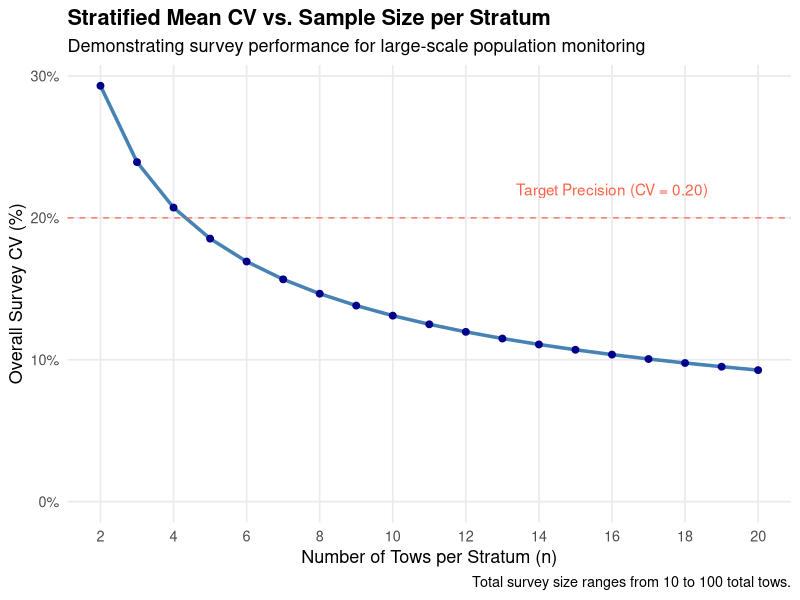
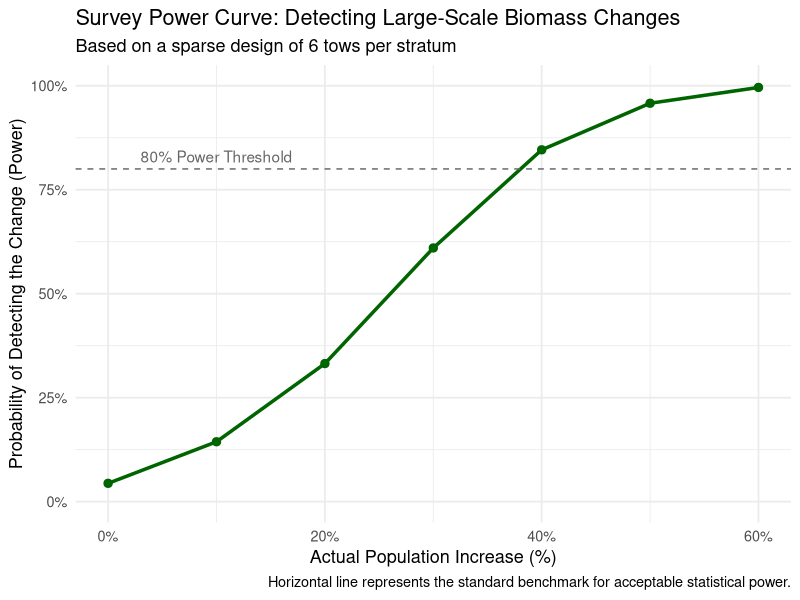
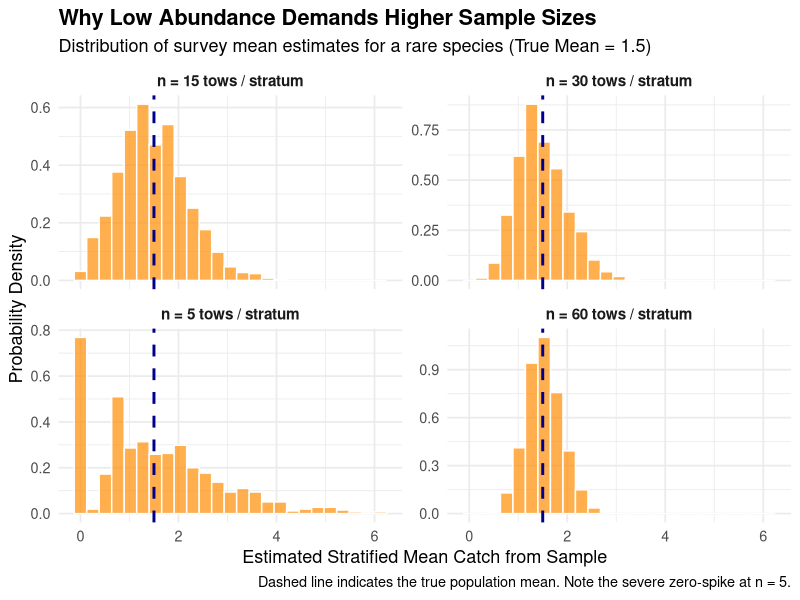

These charts were generated, in order, by the following R code:
## ---- chunk 1
# Load required libraries
library(tidyverse)

# 1. Define your survey strata characteristics
# We simulate a typical bottom trawl survey with large areas,
# high variance (patchy catch), and varying true mean abundances.
strata_scenarios <- tibble(
  stratum = c("Deep Basin", "Inshore Flats", "Gully", "Shelf Edge", "Central Plain"),
  area_km2 = c(5000, 8000, 2000, 3500, 12000),   # Large areas
  true_mean_catch = c(45, 12, 85, 30, 8),       # Highly variable across habitats
  true_sd = c(35, 15, 65, 22, 10)               # High standard deviation (patchiness)
) %>% 
  # Calculate stratum weights (W_h) based on relative area
  mutate(W_h = area_km2 / sum(area_km2))

# Calculate the true overall stratified mean for the whole population
true_strat_mean <- sum(strata_scenarios$W_h * strata_scenarios$true_mean_catch)


# 2. Evaluate CV across a range of sample sizes per stratum
# We look at sample sizes from 2 to 20 to see the effect of low sampling.
cv_analysis <- expand_grid(
  n_per_stratum = 2:20,
  stratum = strata_scenarios$stratum
) %>% 
  # Bring in the strata characteristics
  left_join(strata_scenarios, by = "stratum") %>% 
  # Calculate the variance component for each stratum: (W_h^2 * sd^2) / n
  mutate(stratum_var_contribution = (W_h^2 * true_sd^2) / n_per_stratum) %>% 
  # Aggregate across all strata for each sample size level
  group_by(n_per_stratum) %>% 
  summarize(
    total_survey_tows = sum(n_per_stratum),
    strat_variance = sum(stratum_var_contribution),
    strat_se = sqrt(strat_variance),
    strat_cv = strat_se / true_strat_mean
  )


# 3. Plot the relationship
ggplot(cv_analysis, aes(x = n_per_stratum, y = strat_cv)) +
  geom_line(color = "steelblue", size = 1.2) +
  geom_point(color = "darkblue", size = 2) +
  # Add a common management threshold benchmark (e.g., CV = 0.20 or 20%)
  geom_hline(yintercept = 0.20, linetype = "dashed", color = "tomato", alpha = 0.8) +
  annotate("text", x = 16, y = 0.22, label = "Target Precision (CV = 0.20)", color = "tomato") +
  # Formatting text and axes
  scale_y_continuous(labels = scales::percent_format(accuracy = 1), limits = c(0, NA)) +
  scale_x_continuous(breaks = seq(2, 20, by = 2)) +
  labs(
    title = "Stratified Mean CV vs. Sample Size per Stratum",
    subtitle = "Demonstrating survey performance for large-scale population monitoring",
    x = "Number of Tows per Stratum (n)",
    y = "Overall Survey CV (%)",
    caption = paste0("Total survey size ranges from ", min(cv_analysis$total_survey_tows), 
                     " to ", max(cv_analysis$total_survey_tows), " total tows.")
  ) +
  theme_minimal(base_size = 13) +
  theme(
    plot.title = element_text(face = "bold"),
    panel.grid.minor = element_blank()
  )
## ---- chunk 2
# 1. Define your baseline survey strata (same as before)
strata_baseline <- tibble(
  stratum = c("Deep Basin", "Inshore Flats", "Gully", "Shelf Edge", "Central Plain"),
  area_km2 = c(5000, 8000, 2000, 3500, 12000),
  mean_baseline = c(45, 20, 80, 40, 15),   # Adjusted slightly to ensure positive bounds
  sd_baseline = c(25, 10, 40, 18, 7)
) %>% 
  mutate(W_h = area_km2 / sum(area_km2))

# 2. Set up the simulation parameters
n_tows_per_stratum <- 6   # Adjust this to match your exact current sampling design
n_simulations <- 500     # Number of mock surveys to run per effect size
effect_sizes <- seq(0, 0.60, by = 0.10) # Testing 0% to 60% population increases

# 3. Build a massive vectorized grid of all tows across all simulations
set.seed(42) # For reproducibility
sim_tows <- expand_grid(
  effect_size = effect_sizes,
  sim_id = 1:n_simulations,
  stratum = strata_baseline$stratum,
  tow_id = 1:n_tows_per_stratum
) %>% 
  left_join(strata_baseline, by = "stratum") %>% 
  # Simulate individual catch data for Year 1 (Baseline) and Year 2 (Altered)
  mutate(
    catch_year1 = rnorm(n(), mean = mean_baseline, sd = sd_baseline),
    catch_year2 = rnorm(n(), mean = mean_baseline * (1 + effect_size), sd = sd_baseline)
  )

# 4. Aggregate individual tows to calculate stratified means & variances
sim_survey_results <- sim_tows %>% 
  group_by(effect_size, sim_id, stratum, W_h) %>% 
  summarize(
    mean_y1 = mean(catch_year1),
    var_y1  = var(catch_year1),
    mean_y2 = mean(catch_year2),
    var_y2  = var(catch_year2),
    .groups = "drop"
  ) %>% 
  # Combine strata using area weights for overall survey estimates
  group_by(effect_size, sim_id) %>% 
  summarize(
    strat_mean_y1 = sum(W_h * mean_y1),
    strat_var_y1  = sum((W_h^2 * var_y1) / n_tows_per_stratum),
    strat_mean_y2 = sum(W_h * mean_y2),
    strat_var_y2  = sum((W_h^2 * var_y2) / n_tows_per_stratum),
    .groups = "drop"
  ) %>% 
  # Run a Z-test/t-test equivalent on the difference between Year 1 and Year 2
  mutate(
    mean_diff = strat_mean_y2 - strat_mean_y1,
    se_diff   = sqrt(strat_var_y1 + strat_var_y2),
    z_stat    = mean_diff / se_diff,
    # Was the change statistically significant (alpha = 0.05)?
    significant = abs(z_stat) > 1.96
  )

# 5. Calculate statistical power (proportion of significant detections)
power_analysis <- sim_survey_results %>% 
  group_by(effect_size) %>% 
  summarize(power = mean(significant))

# 6. Plot the Power Curve
ggplot(power_analysis, aes(x = effect_size, y = power)) +
  geom_line(color = "darkgreen", size = 1.2) +
  geom_point(color = "darkgreen", size = 2.5) +
  # Add the standard 80% power threshold line
  geom_hline(yintercept = 0.80, linetype = "dashed", color = "grey40") +
  annotate("text", x = 0.10, y = 0.83, label = "80% Power Threshold", color = "grey40") +
  # Formatting
  scale_x_continuous(labels = scales::percent_format(accuracy = 1)) +
  scale_y_continuous(labels = scales::percent_format(accuracy = 1), limits = c(0, 1)) +
  labs(
    title = "Survey Power Curve: Detecting Large-Scale Biomass Changes",
    subtitle = paste0("Based on a sparse design of ", n_tows_per_stratum, " tows per stratum"),
    x = "Actual Population Increase (%)",
    y = "Probability of Detecting the Change (Power)",
    caption = "Horizontal line represents the standard benchmark for acceptable statistical power."
  ) +
  theme_minimal(base_size = 13)
## ---- chunk 3
# Load required libraries
library(tidyverse)

# 1. Set up a rare/low-abundance species scenario across two strata
set.seed(123)
n_simulations <- 1000
sample_sizes_to_test <- c(5, 15, 30, 60)

sim_tows <- expand_grid(
  sim_id = 1:n_simulations,
  n_per_stratum = sample_sizes_to_test,
  stratum = c("Stratum A", "Stratum B")
) %>%
  mutate(
    # Area weights for the strata
    W_h = if_else(stratum == "Stratum A", 0.6, 0.4),
    n_tows = n_per_stratum
  ) %>%
  # Expand rows to generate individual tows
  uncount(n_tows) %>%
  mutate(
    # 85% chance of drawing a zero (encounter rate = 15%)
    hit = rbinom(n(), 1, 0.15),
    # If we hit them, the average school size is 10 fish
    catch = hit * rpois(n(), lambda = 10)
  )

# Mathematical true stratified mean for this population:
# (0.6 * (0.15 * 10)) + (0.4 * (0.15 * 10)) = 1.5 fish per tow
true_mean <- 1.5


# 2. Aggregate the tows to calculate the estimated stratified mean for each survey
survey_results <- sim_tows %>%
  group_by(sim_id, n_per_stratum, stratum, W_h) %>%
  summarize(
    sample_mean = mean(catch),
    .groups = "drop"
  ) %>%
  group_by(sim_id, n_per_stratum) %>%
  summarize(
    estimated_strat_mean = sum(W_h * sample_mean),
    .groups = "drop"
  )


# 3. Generate diagnostic summary statistics
survey_summary <- survey_results %>%
  group_by(n_per_stratum) %>%
  summarize(
    `Surveys Missing Species entirely (%)` = mean(estimated_strat_mean == 0) * 100,
    `Average Estimated Mean` = mean(estimated_strat_mean),
    `Standard Error of Estimates` = sd(estimated_strat_mean)
  )

# Print the summary table to the console
print(survey_summary)


# 4. Plot the distribution of estimates across sample sizes
ggplot(survey_results, aes(x = estimated_strat_mean)) +
  geom_histogram(aes(y = after_stat(density)), bins = 25, 
                 fill = "darkorange", alpha = 0.7, color = "white") +
  facet_wrap(~ paste0("n = ", n_per_stratum, " tows / stratum"), scales = "free_y") +
  geom_vline(xintercept = true_mean, linetype = "dashed", color = "darkblue", size = 1) +
  labs(
    title = "Why Low Abundance Demands Higher Sample Sizes",
    subtitle = "Distribution of survey mean estimates for a rare species (True Mean = 1.5)",
    x = "Estimated Stratified Mean Catch from Sample",
    y = "Probability Density",
    caption = "Dashed line indicates the true population mean. Note the severe zero-spike at n = 5."
  ) +
  theme_minimal(base_size = 13) +
  theme(
    plot.title = element_text(face = "bold"),
    strip.text = element_text(face = "bold", size = 11)
  )
